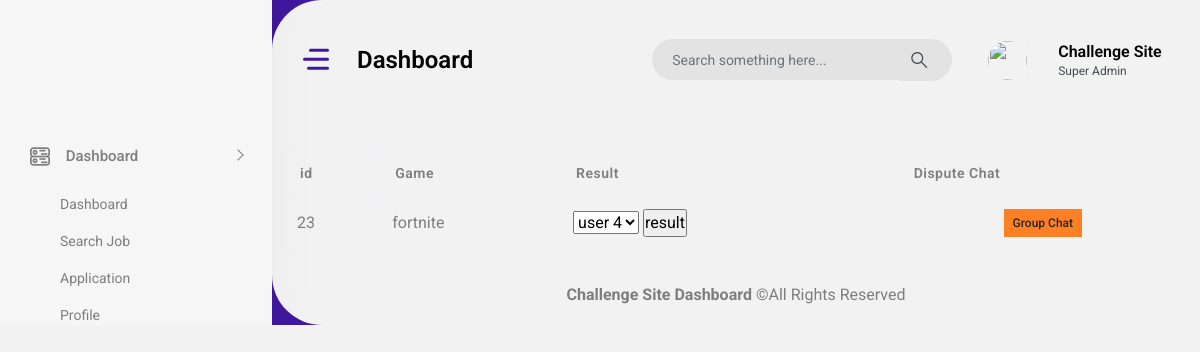
The page /admin/tournaments/index.php (signed in) on the database its author committed.
### tables this page shows
CREATE TABLE `tourney_players` (
  `serial_number` int(11) NOT NULL,
  `tourney_id` int(11) NOT NULL,
  `player_id` int(11) NOT NULL,
  `result` text DEFAULT NULL,
  `adminResult` text DEFAULT NULL,
  `claim_timestamp` timestamp NULL DEFAULT NULL,
  `end_timestamp` timestamp NULL DEFAULT NULL,
  `enter_timestamp` timestamp NOT NULL DEFAULT current_timestamp()
);

CREATE TABLE `tournaments_log` (
  `tournament_id` int(11) NOT NULL,
  `tournament_by` int(11) NOT NULL,
  `game` varchar(255) NOT NULL,
  `console` varchar(255) NOT NULL,
  `amount` int(11) NOT NULL,
  `players` int(11) NOT NULL,
  `start_date` date DEFAULT NULL,
  `start_time` time DEFAULT NULL,
  `game_mode` varchar(255) NOT NULL,
  `rules` text NOT NULL,
  `status` varchar(255) NOT NULL DEFAULT 'open',
  `created_timestamp` timestamp NOT NULL DEFAULT current_timestamp(),
  `confirmed_timestamp` timestamp NULL DEFAULT NULL,
  `ready_timestamp` timestamp NULL DEFAULT NULL,
  `reset_timestamp` timestamp NULL DEFAULT NULL,
  `cancelled_timestamp` timestamp NULL DEFAULT NULL,
  `reopen_timestamp` timestamp NULL DEFAULT NULL
);

CREATE TABLE `users` (
  `id` int(11) NOT NULL,
  `username` varchar(255) NOT NULL,
  `first_name` varchar(255) NOT NULL,
  `last_name` varchar(255) NOT NULL,
  `email` varchar(255) NOT NULL,
  `user_password` varchar(255) NOT NULL,
  `balance` decimal(65,30) UNSIGNED NOT NULL DEFAULT 0.000000000000000000000000000000,
  `skill_points` int(11) NOT NULL
);

### admin/tournaments/index.php (the view, shortened to what this page needs)
<?php
	include '../inc/header.php';
?>
        <div class="content-body">
			<div class="container-fluid">
				<div class="row">
                    <table id="example" class="table table-bordered ">
                        <thead>
                            <tr>
                                <th>id</th>
                                <th>Game</th>
                                <th>Result</th>
                                <th>Dispute Chat</th>
                            </tr>
                        </thead>
                        <tbody>
                            <?php
                                $query = "SELECT * from tourney_players where result='disputed' OR adminResult!=null";
                                $result = mysqli_query($conn,$query);
                                $count = mysqli_num_rows($result);
                                for ($i=0; $i < $count ; $i++) {
                                    $data = mysqli_fetch_assoc($result);
                                    $oddId = $data['serial_number'];
                                    if ( $oddId%2 == 1 ) {
                                        $dara = $data['tourney_id'];
                                        $query111 = "SELECT * from tournaments_log where tournament_id = $dara";
                                        $result111 = mysqli_query($conn,$query111);
                                        $data111 = mysqli_fetch_assoc($result111);
                                        if($data['adminResult'] == null){
                                            $challenge_by = $data['player_id'];
                                            $query1 = "SELECT * from users where id='$challenge_by'";
                                            $result1 = mysqli_query($conn,$query1);
                                            $data1 = mysqli_fetch_assoc($result1);
                                        }else{
                                            $userId3 = $data['adminResult'];
                                            $query3 = "SELECT * from users where id='$userId3'";
                                            $result3 = mysqli_query($conn,$query3);
                                            $data3 = mysqli_fetch_assoc($result3);
                                        }
                            ?>
                                <tr>
                                    <td><?= $data['tourney_id']?></td>
                                    <td><?= $data111['game']?></td>
                                    <td>
                                        <?php if($data['adminResult'] == null){ ?>
                                            <form action="result.php" method="post">
                                                <select name="adminResult" id="">
                                                    <option value="<?= $data1['id']?>"><?= $data1['username']?></option>
                                                </select>
                                                <input type="submit" value="result">
                                            </form>
                                        <?php }else{ ?>
                                        <?= $data3['username']?>
                                        <?php } ?>
                                    </td>
									<td class="text-center  fs-2 fw-bold" colspan="3">
										<button type="button" name="group_chat" challengeId="<?= $data['tourney_id'] ?>"  id="group_chat" class="btn btn-warning btn-xs group_chat">Group Chat</button>
									</td>
                                </tr>
                            <?php
                                }
                            }
                            ?>
                        </tbody>
                    </table>
                </div>
            </div>
        </div>
<?php
    include '../inc/footer.php';
?>
<link rel="stylesheet" href="https://code.jquery.com/ui/1.12.1/themes/base/jquery-ui.css">
        <link rel="stylesheet" href="https://cdn.rawgit.com/mervick/emojionearea/master/dist/emojionearea.min.css">

### rows shown on the page
tourney_players: tourney "23"
tournaments_log: game "fortnite"
users: adminResult "user 4"
